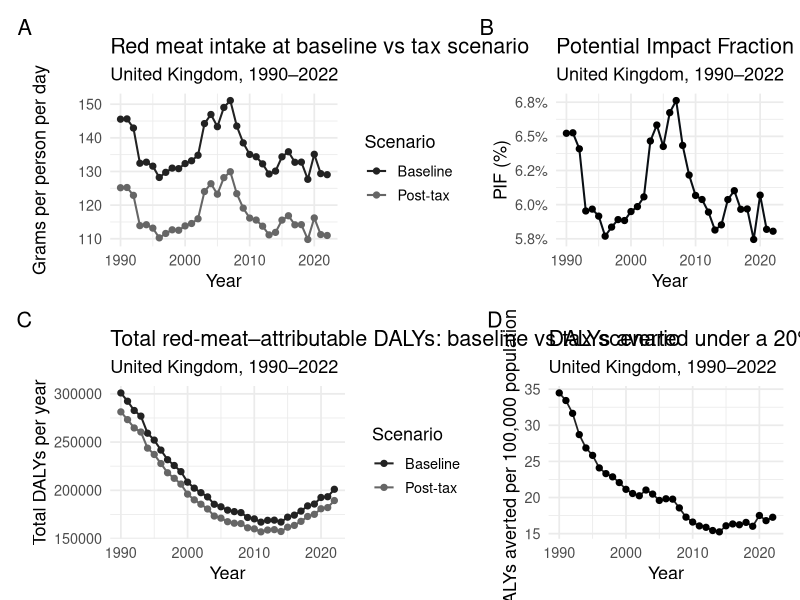

The R script that drew this image:
############################################################
# Meat tax health-impact modelling: UK, 1990–2022
#
# Data sources
#   - Per-capita meat consumption by type (kg/person/year)
#       Our World in Data (OWID) "Per capita meat consumption by type"
#       Grapher: https://ourworldindata.org/grapher/per-capita-meat-consumption-by-type-kilograms-per-year
#       Filtered for United Kingdom (GBR), 1990–2022.
#
#   - DALYs attributable to diet high in red meat
#       Global Burden of Disease (GBD) study, Institute for Health Metrics and Evaluation (IHME)
#       Extracted via GBD Compare (Risk factor: "Diet high in red meat",
#       Measure: DALYs, Metric: Number or Rate, Location: United Kingdom,
#       Years: 1990–2022, all ages, both sexes).
#       https://vizhub.healthdata.org/gbd-compare
#
#   - Population denominators
#       World Bank Open Data, World Development Indicators (WDI)
#       Indicator: SP.POP.TOTL (total population), Country: United Kingdom,
#       Annual estimates for 1990–2022.
#       https://data.worldbank.org
#
# Purpose
#   - Merge GBD red-meat–attributable DALY data with OWID meat supply data
#     and World Bank population counts
#   - Simulate a 20% ad valorem tax on red meat
#   - Estimate Potential Impact Fraction (PIF)
#   - Compute baseline and post-tax DALYs, and DALYs averted, over 1990–2022
############################################################

## 0. Load packages ----

# (In a manuscript/supplement, do NOT include install.packages();
#  just state package versions in the text or a sessionInfo() block.)

library(tidyverse)   # Wickham et al., 2019
library(skimr)       # Waring et al., 2022
library(ggplot2)     # part of tidyverse; listed explicitly for clarity
library(patchwork)   # for combining plots

## 1. Import data ----

daly  <- read.csv("daly_data.csv")             # GBD-derived DALYs per 100k
meat  <- read.csv("meat_consumption.csv")      # FAO/OWID meat supply data

# Quick structure check
skimr::skim(daly)
skimr::skim(meat)

## 2. Add population data and merge ----

# UK mid-year population estimates (1990–2022)
population_uk <- tibble(
  Year = 1990:2022,
  population = c(
    56928327, 57076711, 57247586, 57424897, 57580402,
    57718614, 57865745, 58019030, 58166950, 58487141,
    58682466, 58892514, 59119673, 59370479, 59647577,
    59987905, 60401206, 60846820, 61322463, 61806995,
    62276270, 62766365, 63258810, 63711000, 64139000,
    64620000, 65088000, 65607000, 66289000, 66631000,
    66744000, 66984000, 67604000
  )
)

# Merge DALY + meat + population by Year
merged <- daly %>%
  inner_join(meat,  by = "Year") %>%
  inner_join(population_uk, by = "Year")

glimpse(merged)
head(merged)

## Assumed columns:
## - Year
## - Value   : DALYs per 100,000 attributable to diet high in red meat
## - total.red.meat : total red meat supply (kg/person/year)

## 3. Convert red meat intake and apply tax scenario ----

# Convert kg/person/year → g/person/day
merged <- merged %>%
  mutate(
    red_meat_g_day = total.red.meat * 1000 / 365
  )

# Tax and elasticity parameters
tax_rate   <- 0.20     # 20% ad valorem tax
elasticity <- -0.7     # own-price elasticity of demand for red meat

# Proportional change in intake under the tax
prop_change <- elasticity * tax_rate  # e.g. -0.14 for ε = -0.7 and 20% tax

merged <- merged %>%
  mutate(
    red_meat_g_day_baseline = red_meat_g_day,
    red_meat_g_day_posttax  = red_meat_g_day * (1 + prop_change)
  )

## 4. Relative risk model and Potential Impact Fraction ----

# Dose–response assumption:
# RR per +50 g/day red/processed meat (from meta-analyses; e.g. WCRF/AICR)
RR50  <- 1.18
beta  <- log(RR50) / 50    # RR(x) = exp(beta * x), x in grams/day

# Theoretical minimum risk exposure level (TMREL) for red meat (g/day)
tmrel <- 0   # can be updated if using GBD-specific TMREL

merged <- merged %>%
  mutate(
    # Exposure above TMREL at baseline and under the tax
    x0 = pmax(red_meat_g_day_baseline - tmrel, 0),
    x1 = pmax(red_meat_g_day_posttax  - tmrel, 0),
    # Relative risks at each exposure level
    RR0 = exp(beta * x0),
    RR1 = exp(beta * x1),
    # Potential Impact Fraction (single-exposure approximation)
    PIF = (RR0 - RR1) / RR0
  )

## 5. DALYs: baseline, post-tax, and averted ----

merged <- merged %>%
  mutate(
    # From GBD: DALYs per 100,000 attributable to diet high in red meat
    DALYs_attr_baseline_per100k = Value,
    # DALYs per 100,000 averted under the tax scenario
    DALYs_attr_averted_per100k  = PIF * DALYs_attr_baseline_per100k,
    # Post-tax attributable DALYs per 100,000
    DALYs_attr_posttax_per100k  = DALYs_attr_baseline_per100k - DALYs_attr_averted_per100k,
    # Convert to absolute counts using annual population
    DALYs_attr_baseline_total   = DALYs_attr_baseline_per100k * population / 100000,
    DALYs_attr_averted_total    = DALYs_attr_averted_per100k  * population / 100000,
    DALYs_attr_posttax_total    = DALYs_attr_posttax_per100k  * population / 100000
  )

head(merged)

## 6. Visualisation ----

# 6.1 DALYs averted per 100k (Figure A)
p1 <- ggplot(merged, aes(x = Year, y = DALYs_attr_averted_per100k)) +
  geom_line(linewidth = 0.6, colour = "#222222") +
  geom_point(size = 1.8) +
  labs(
    title    = "DALYs averted under a 20% red meat tax",
    subtitle = "United Kingdom, 1990–2022",
    x        = "Year",
    y        = "DALYs averted per 100,000 population"
  ) +
  theme_minimal(base_size = 13)

# 6.2 Red meat intake at baseline vs post-tax (Figure B)
p2 <- ggplot(merged, aes(x = Year)) +
  geom_line(aes(y = red_meat_g_day_baseline, colour = "Baseline"), linewidth = 0.7) +
  geom_point(aes(y = red_meat_g_day_baseline, colour = "Baseline"), size = 1.8) +
  geom_line(aes(y = red_meat_g_day_posttax,  colour = "Post-tax"), linewidth = 0.7) +
  geom_point(aes(y = red_meat_g_day_posttax,  colour = "Post-tax"), size = 1.8) +
  scale_color_manual(
    values = c("Baseline" = "#222222", "Post-tax" = "#666666")
  ) +
  labs(
    title    = "Red meat intake at baseline vs tax scenario",
    subtitle = "United Kingdom, 1990–2022",
    x        = "Year",
    y        = "Grams per person per day",
    colour   = "Scenario"
  ) +
  theme_minimal(base_size = 13)

# 6.3 PIF over time (Figure C)
p3 <- ggplot(merged, aes(x = Year, y = PIF)) +
  geom_line(linewidth = 0.7, colour = "#0A0F14") +
  geom_point(size = 1.8) +
  scale_y_continuous(labels = scales::percent_format(accuracy = 0.1)) +
  labs(
    title    = "Potential Impact Fraction (PIF) of red meat tax",
    subtitle = "United Kingdom, 1990–2022",
    x        = "Year",
    y        = "PIF (%)"
  ) +
  theme_minimal(base_size = 13)

# 6.4 Baseline vs post-tax attributable DALYs (Figure D)
p4 <- ggplot(merged, aes(x = Year)) +
  geom_line(aes(y = DALYs_attr_baseline_total, colour = "Baseline"), linewidth = 0.7) +
  geom_point(aes(y = DALYs_attr_baseline_total, colour = "Baseline"), size = 1.8) +
  geom_line(aes(y = DALYs_attr_posttax_total,  colour = "Post-tax"), linewidth = 0.7) +
  geom_point(aes(y = DALYs_attr_posttax_total,  colour = "Post-tax"), size = 1.8) +
  scale_color_manual(
    values = c("Baseline" = "#222222", "Post-tax" = "#666666")
  ) +
  labs(
    title    = "Total red-meat–attributable DALYs: baseline vs tax scenario",
    subtitle = "United Kingdom, 1990–2022",
    x        = "Year",
    y        = "Total DALYs per year",
    colour   = "Scenario"
  ) +
  theme_minimal(base_size = 13)

# 6.5 Combined multi-panel figure
combined <- (p2 | p3) / (p4 | p1)

combined +
  plot_annotation(
    tag_levels = "A",
    theme = theme(
      plot.tag = element_text(size = 14, face = "bold")
    )
  )

